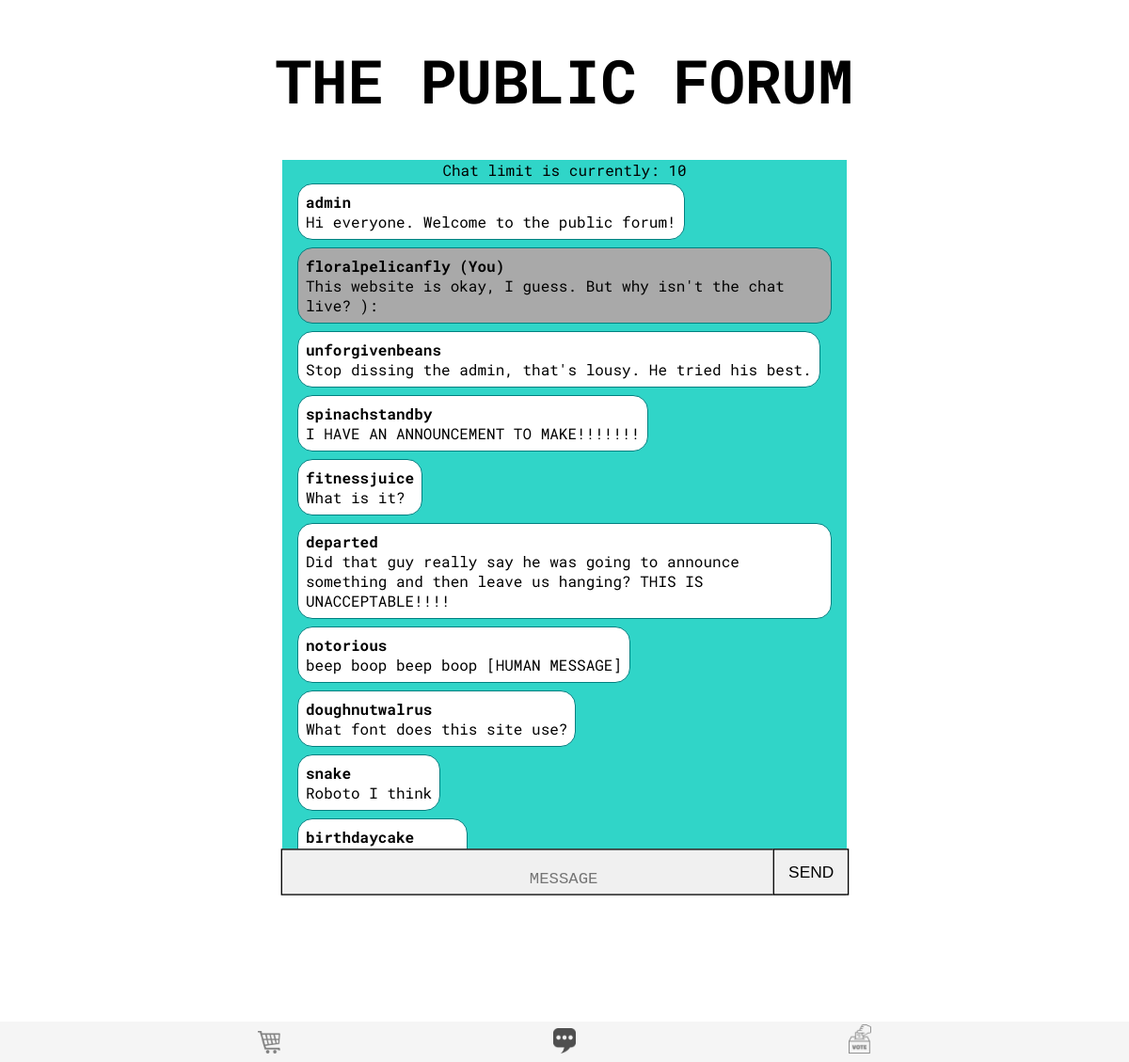
Screenshot of / (signed in) with the database file from the repository.
### tables this page shows
CREATE TABLE chats
(
    message_id INTEGER PRIMARY KEY AUTOINCREMENT,
    user_id TEXT NOT NULL,
    message TEXT NOT NULL
);

### app.py (the view, shortened to what this page needs)
@ app.route("/", methods=["GET", "POST"])
@ login_required
def chat():
    db = get_db()
    form = ChatForm()
    chat_limit = int(db.execute(
        """SELECT proposal_value FROM policies WHERE proposal_type = 'limit'""").fetchone()["proposal_value"])
    messages = db.execute(""" SELECT * FROM chats """).fetchall()
    return render_template("index.html", form=form, messages=messages, user_id=g.user, maincolor=g.maincolor, secondcolor=g.secondcolor, textcolor=g.textcolor, chat_limit=chat_limit)

### forms.py
class ChatForm(FlaskForm):
    message = StringField("Message:", widget=TextArea(), validators=[InputRequired()], render_kw={
                          "placeholder": "MESSAGE"})
    submit = SubmitField("SEND")

### app.py (called while the page is built)
@app.teardown_appcontext
def close_db_at_end_of_request(e=None):
    close_db(e)

@app.before_request
def load_logged_in_user():
    g.user = session.get("user_id", None)
    db = get_db()
    colors = db.execute("SELECT proposal_value FROM policies WHERE proposal_type = 'color'").fetchone()[
        "proposal_value"]
    g.maincolor = colors[0:7]
    g.secondcolor = colors[7:14]
    g.textcolor = colors[14:21]

def login_required(view):
    @ wraps(view)
    def wrapped_view(**kwargs):
        db = get_db()
        if g.user is None:
            return redirect(url_for("login", next=request.url))
        if db.execute("""SELECT isBanned FROM users WHERE user_id = ? """, (g.user,)).fetchone()["isBanned"] == 1:
            return redirect(url_for("login"))
        return view(**kwargs)
    return wrapped_view

### database.py (called while the page is built)
def get_db():
    if "db" not in g:
        g.db = sqlite3.connect(DATABASE,
                               detect_types=sqlite3.PARSE_DECLTYPES
                               )
        g.db.row_factory = sqlite3.Row
    return g.db

### templates/index.html (shortened to what this page needs)
{% extends "base.html" %}
{% block main_content %}
<nav class="swup">
    <a href="{{url_for('shop')}}"><img src="{{url_for('static', filename='shop.png')}}" alt="Link to the hyper link market"></a>
    <a class="active" href="{{url_for('chat')}}"><img src="{{url_for('static', filename='chat.png')}}" alt="Link to the public forum"></a>
    <a href="{{url_for('voting')}}"><img id="voteicon" src="{{url_for('static', filename='vote.png')}}" alt="Link to the town hall"></a>
</nav>
        <h1 class="swup transition-page1">The Public Forum</h1>
        <div class="swup transition-page1" id="chat-div">
            <main id="chat">
                <p id="chatdesc">Chat limit is currently: {{chat_limit}}</p>
                {% for message in messages %}
                    <div {% if message["user_id"] == user_id %} class="yourmessage" {% endif %}>
                        <div>
                            <p><b>{{message["user_id"]}}{% if message["user_id"] == user_id %} (You) {% endif %}</b><p>
                            <p>{{message["message"]}}</p>
                        </div>
                        <br>
                    </div>
                {% endfor %}
            </main>
            <form action="#" method="post" novalidate>
                {{ form.message(maxlength=280, id="message") }} {{ form.submit() }}
            </form>
            <br>
        </div>
        <br>
        <br>
{% endblock %}

### templates/base.html (shortened to what this page needs)
<!DOCTYPE html>
<html lang="en">
    <head>
        <link rel="stylesheet" href="{{ url_for("static", filename="styles.css") }}">
    </head>
    <body>
        {% block main_content %}{% endblock %}
    </body>
</html>

### rows the page displays
chats: user_id "admin", message "Hi everyone. Welcome to the public forum!"
chats: user_id "floralpelicanfly", shows "(You)", message "This website is okay, I guess. But why isn't the chat live? ):"
chats: user_id "unforgivenbeans", message "Stop dissing the admin, that's lousy. He tried his best."
chats: user_id "spinachstandby", message "I HAVE AN ANNOUNCEMENT TO MAKE!!!!!!!"
chats: user_id "fitnessjuice", message "What is it?"
chats: user_id "departed", message "Did that guy really say he was going to announce something and then leave us hanging? THIS IS UNACCEPTABLE!!!!"
chats: user_id "notorious", message "beep boop beep boop [HUMAN MESSAGE]"
chats: user_id "doughnutwalrus", message "What font does this site use?"
chats: user_id "snake", message "Roboto I think"
chats: user_id "birthdaycake"

### other values shown
{{ chat_limit }} "10"
